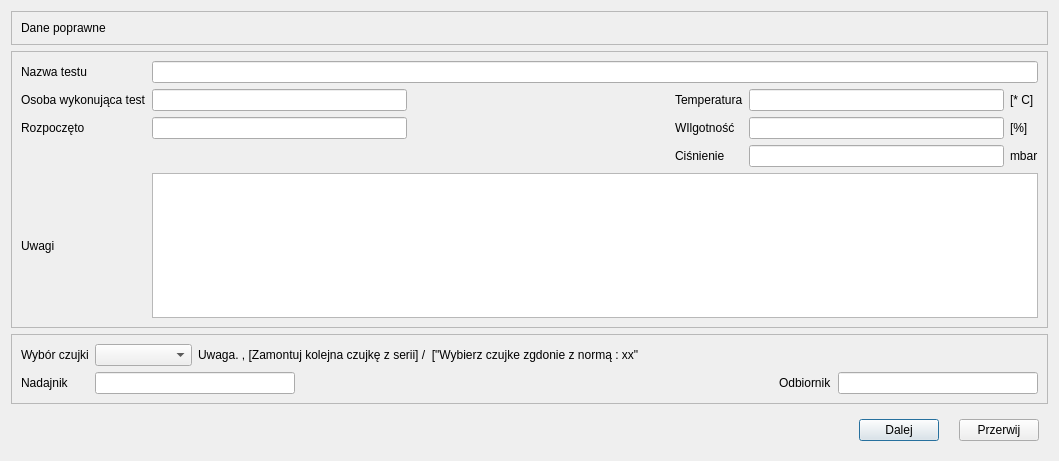
<?xml version="1.0" encoding="UTF-8"?>
<ui version="4.0">
 <class>Test1ParametryTestu</class>
 <widget class="QDialog" name="Test1ParametryTestu">
  <property name="geometry">
   <rect>
    <x>0</x>
    <y>0</y>
    <width>1059</width>
    <height>461</height>
   </rect>
  </property>
  <property name="windowTitle">
   <string>Parametry testu</string>
  </property>
  <layout class="QVBoxLayout" name="verticalLayout">
   <item>
    <widget class="QFrame" name="frError">
     <property name="frameShape">
      <enum>QFrame::StyledPanel</enum>
     </property>
     <property name="frameShadow">
      <enum>QFrame::Raised</enum>
     </property>
     <layout class="QHBoxLayout" name="horizontalLayout_2">
      <item>
       <widget class="QLabel" name="errorLab">
        <property name="text">
         <string>Dane poprawne</string>
        </property>
       </widget>
      </item>
     </layout>
    </widget>
   </item>
   <item>
    <widget class="QFrame" name="frame_dane">
     <property name="frameShape">
      <enum>QFrame::StyledPanel</enum>
     </property>
     <property name="frameShadow">
      <enum>QFrame::Raised</enum>
     </property>
     <layout class="QGridLayout" name="gridLayout">
      <item row="2" column="3">
       <widget class="QLabel" name="label_4">
        <property name="text">
         <string>WIlgotność</string>
        </property>
       </widget>
      </item>
      <item row="3" column="3">
       <widget class="QLabel" name="label_7">
        <property name="text">
         <string>Ciśnienie</string>
        </property>
       </widget>
      </item>
      <item row="1" column="1">
       <widget class="QLineEdit" name="osobaWykonujaca"/>
      </item>
      <item row="3" column="5">
       <widget class="QLabel" name="label_8">
        <property name="text">
         <string>mbar</string>
        </property>
       </widget>
      </item>
      <item row="1" column="2">
       <spacer name="horizontalSpacer_2">
        <property name="orientation">
         <enum>Qt::Horizontal</enum>
        </property>
        <property name="sizeHint" stdset="0">
         <size>
          <width>40</width>
          <height>20</height>
         </size>
        </property>
       </spacer>
      </item>
      <item row="2" column="0">
       <widget class="QLabel" name="label_3">
        <property name="text">
         <string>Rozpoczęto</string>
        </property>
       </widget>
      </item>
      <item row="2" column="4">
       <widget class="QLineEdit" name="wilgotnosc"/>
      </item>
      <item row="3" column="4">
       <widget class="QLineEdit" name="cisnienie"/>
      </item>
      <item row="0" column="0">
       <widget class="QLabel" name="ltestname">
        <property name="text">
         <string>Nazwa testu</string>
        </property>
       </widget>
      </item>
      <item row="2" column="1">
       <widget class="QLineEdit" name="dataRozpoczecia">
        <property name="readOnly">
         <bool>true</bool>
        </property>
       </widget>
      </item>
      <item row="2" column="5">
       <widget class="QLabel" name="label_6">
        <property name="text">
         <string>[%]</string>
        </property>
       </widget>
      </item>
      <item row="0" column="1" colspan="5">
       <widget class="QLineEdit" name="testName">
        <property name="readOnly">
         <bool>true</bool>
        </property>
       </widget>
      </item>
      <item row="1" column="5">
       <widget class="QLabel" name="label_5">
        <property name="text">
         <string>[* C]</string>
        </property>
       </widget>
      </item>
      <item row="1" column="0">
       <widget class="QLabel" name="label">
        <property name="text">
         <string>Osoba wykonująca test</string>
        </property>
       </widget>
      </item>
      <item row="1" column="4">
       <widget class="QLineEdit" name="temperatura"/>
      </item>
      <item row="1" column="3">
       <widget class="QLabel" name="label_2">
        <property name="text">
         <string>Temperatura</string>
        </property>
       </widget>
      </item>
      <item row="4" column="0">
       <widget class="QLabel" name="label_10">
        <property name="text">
         <string>Uwagi</string>
        </property>
       </widget>
      </item>
      <item row="4" column="1" colspan="5">
       <widget class="QTextEdit" name="uwagi"/>
      </item>
     </layout>
    </widget>
   </item>
   <item>
    <widget class="QFrame" name="frame_czujka">
     <property name="frameShape">
      <enum>QFrame::StyledPanel</enum>
     </property>
     <property name="frameShadow">
      <enum>QFrame::Raised</enum>
     </property>
     <layout class="QGridLayout" name="gridLayout_2">
      <item row="1" column="4">
       <widget class="QLabel" name="eDrugi">
        <property name="text">
         <string>Odbiornik</string>
        </property>
       </widget>
      </item>
      <item row="1" column="1" colspan="2">
       <widget class="QLineEdit" name="typPierwszy">
        <property name="minimumSize">
         <size>
          <width>200</width>
          <height>0</height>
         </size>
        </property>
        <property name="maximumSize">
         <size>
          <width>200</width>
          <height>16777215</height>
         </size>
        </property>
        <property name="readOnly">
         <bool>true</bool>
        </property>
       </widget>
      </item>
      <item row="0" column="0">
       <widget class="QLabel" name="label_9">
        <property name="text">
         <string>Wybór czujki</string>
        </property>
       </widget>
      </item>
      <item row="1" column="0">
       <widget class="QLabel" name="ePierwszy">
        <property name="text">
         <string>Nadajnik</string>
        </property>
       </widget>
      </item>
      <item row="1" column="5">
       <widget class="QLineEdit" name="typDrugi">
        <property name="minimumSize">
         <size>
          <width>200</width>
          <height>0</height>
         </size>
        </property>
        <property name="maximumSize">
         <size>
          <width>200</width>
          <height>16777215</height>
         </size>
        </property>
        <property name="readOnly">
         <bool>true</bool>
        </property>
       </widget>
      </item>
      <item row="0" column="1">
       <widget class="QComboBox" name="cbCzujka"/>
      </item>
      <item row="0" column="2" colspan="4">
       <widget class="QLabel" name="lUwagaWyborCzujek">
        <property name="text">
         <string>Uwaga.&lt;dla testu 0 / odtwarzalnosc&gt; , [Zamontuj kolejna czujkę z serii] / &lt;Dla pozostalych testow&gt; [&quot;Wybierz czujke zgdonie z normą : xx&quot;</string>
        </property>
       </widget>
      </item>
      <item row="1" column="3">
       <spacer name="horizontalSpacer_4">
        <property name="orientation">
         <enum>Qt::Horizontal</enum>
        </property>
        <property name="sizeHint" stdset="0">
         <size>
          <width>40</width>
          <height>20</height>
         </size>
        </property>
       </spacer>
      </item>
     </layout>
    </widget>
   </item>
   <item>
    <widget class="QWidget" name="widget" native="true">
     <layout class="QHBoxLayout" name="horizontalLayout_3">
      <property name="spacing">
       <number>20</number>
      </property>
      <item>
       <spacer name="horizontalSpacer">
        <property name="orientation">
         <enum>Qt::Horizontal</enum>
        </property>
        <property name="sizeHint" stdset="0">
         <size>
          <width>349</width>
          <height>20</height>
         </size>
        </property>
       </spacer>
      </item>
      <item>
       <widget class="QPushButton" name="pbDalej">
        <property name="text">
         <string>Dalej</string>
        </property>
        <property name="icon">
         <iconset theme="media-playback-start">
          <normaloff>.</normaloff>.</iconset>
        </property>
       </widget>
      </item>
      <item>
       <widget class="QPushButton" name="pbPrzerwij">
        <property name="text">
         <string>Przerwij</string>
        </property>
        <property name="icon">
         <iconset theme="media-playback-stop">
          <normaloff>.</normaloff>.</iconset>
        </property>
       </widget>
      </item>
     </layout>
    </widget>
   </item>
  </layout>
 </widget>
 <resources/>
 <connections/>
</ui>
